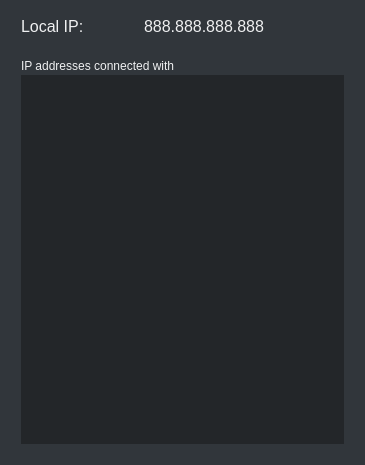
<?xml version="1.0" encoding="UTF-8"?>
<ui version="4.0">
 <class>Form</class>
 <widget class="QWidget" name="Form">
  <property name="geometry">
   <rect>
    <x>0</x>
    <y>0</y>
    <width>365</width>
    <height>465</height>
   </rect>
  </property>
  <property name="windowTitle">
   <string>EyeNet - IP Addresses</string>
  </property>
  <property name="windowIcon">
   <iconset>
    <normaloff>../resources/logo.png</normaloff>../resources/logo.png</iconset>
  </property>
  <property name="styleSheet">
   <string notr="true">QToolTip
 {
    border: none;
    background-color: #31363b;
    alternate-background-color: #3b4045;
    color: #eff0f1;
    padding: 1px;  /* we need to chnge this */
    opacity: 200;
 }
 
 QWidget
 {
     color: #eff0f1;
     background-color: #31363b;
     selection-background-color:#3daee9;
     selection-color: #eff0f1;
     outline: 0;
 }
 
 QWidget:item:hover
 {
     background-color: #3daee9;
     color: #eff0f1;
 }
 
 QWidget:item:selected
 {
     background-color: #3daee9;
 }
 
 QGroupBox::indicator
 {
     margin-left: 0.2ex;
 }
 
 QMenuBar
 {
     background-color: #31363b;
     color: #eff0f1;
 }
 
 QMenuBar::item
 {
     background: transparent;
 }
 
 QMenuBar::item:selected
 {
     background: transparent;
     border: none; 
 }
 
 QMenuBar::item:pressed
 {
     border: none;
     background-color: #3daee9;
     color: #eff0f1;
     margin-bottom: -0.1ex;  /* maybe we will change this */
     padding-bottom: 0.1ex;  /* this too */
 }
 
 QMenu
 {
     border: none;
     color: #eff0f1;
     margin: 0.2ex;  /* hmmmmmmmm */
 }
 
 QMenu::icon
 {
     margin: 0.5ex;
 }
 
 QMenu::item
 {
     padding: 0.5ex 3ex 0.5ex 3ex;
     margin-left: 0.5ex;
     border: none;
 }
 
 QMenu::item:selected
 {
     color: #eff0f1;
 }
 
 QMenu::separator
 {
     height: 0.2ex;
     background: lightblue;
     margin-left: 1ex;
     margin-right: 0.5ex;
 }
 
 QAbstractItemView
 {
     alternate-background-color: #31363b;
     color: #eff0f1;
     border: none;
     border-radius: 0.2ex;
 }
 
 QWidget:focus,
 QMenuBar:focus
 {
     border: none;
 }
 
 QTabWidget:focus,
 QCheckBox:focus,
 QRadioButton:focus,
 QSlider:focus
 {
     border: none;
 }
 
 QLineEdit
 {
     background-color: #232629; 
     padding: 0.5ex;
     border: none;
     border-radius: 0.2ex;
     color: #eff0f1;
 }
 

 QAbstractScrollArea
 {
     border-radius: 0.2ex;
     border: none;
     background-color: transparent;
 }
 
 QScrollBar:horizontal
 {
     height: 10px;
     margin: 0.3ex 1.5ex 0.3ex 1.5ex;
     border: none;
     border-radius: 4px;
     background-color: #2A2929;
 }
 
 QScrollBar::handle:horizontal
 {
     background-color: #3daee9;
     min-width: 60px;
     border-radius: 4px;
 }
 
 QScrollBar::add-line:horizontal
 {
     margin: 0px 0.3ex 0px 0.3ex;
     width: 1ex;
     height: 1ex;
     subcontrol-position: right;
     subcontrol-origin: margin;
 }
 
 QScrollBar::sub-line:horizontal
 {
     margin: 0ex 0.3ex 0ex 0.3ex;
     width: 1ex;
     height: 1ex;
     subcontrol-position: left;
     subcontrol-origin: margin;
 }
 
 QScrollBar::add-line:horizontal:hover,
 QScrollBar::add-line:horizontal:on
 {
     width: 1ex;
     height: 1ex;
     subcontrol-position: right;
     subcontrol-origin: margin;
 }
 
 
 QScrollBar::sub-line:horizontal:hover,
 QScrollBar::sub-line:horizontal:on
 {
     width: 1ex;
     height: 1ex;
     subcontrol-position: left;
     subcontrol-origin: margin;
 }
 
 QScrollBar::up-arrow:horizontal,
 QScrollBar::down-arrow:horizontal
 {
     background: none;
 }
 
 
 QScrollBar::add-page:horizontal,
 QScrollBar::sub-page:horizontal
 {
     background: none;
 }
 
 QScrollBar:vertical
 {
     background-color: #2A2929;
     width: 10px;
     margin: 1.5ex 0.3ex 1.5ex 0.3ex;
     border: none;
     border-radius: 4px;
 }
 
 QScrollBar::handle:vertical
 {
     background-color: #3daee9;
     min-height: 40px;
     border-radius: 4px;
 }
 
 QScrollBar::sub-line:vertical
 {
     margin: 0.3ex 0ex 0.3ex 0ex;
     height: 1ex;
     width: 1ex;
     subcontrol-position: top;
     subcontrol-origin: margin;
 }
 
 QScrollBar::add-line:vertical
 {
     margin: 0.3ex 0ex 0.3ex 0ex;
     height: 1ex;
     width: 1ex;
     subcontrol-position: bottom;
     subcontrol-origin: margin;
 }
 
 QScrollBar::sub-line:vertical:hover,
 QScrollBar::sub-line:vertical:on
 {
     height: 1ex;
     width: 1ex;
     subcontrol-position: top;
     subcontrol-origin: margin;
 }
 
 
 QScrollBar::add-line:vertical:hover,
 QScrollBar::add-line:vertical:on
 {
     height: 1ex;
     width: 1ex;
     subcontrol-position: bottom;
     subcontrol-origin: margin;
 }
 
 QScrollBar::up-arrow:vertical, QScrollBar::down-arrow:vertical
 {
     background: none;
 }
 
 
 QScrollBar::add-page:vertical, QScrollBar::sub-page:vertical
 {
     background: none;
 }
 
 QTextEdit
 {
     background-color: #232629;
     color: #eff0f1;
     border: none;
 }
 
 QPlainTextEdit
 {
     background-color: #232629;;
     color: #eff0f1;
     border-radius: 0.2ex;
     border: none;
 }
 
 /* #################################################################################*/
 QHeaderView::section
 {
     background-color: #76797c;
     color: #eff0f1;
     padding: 0.5ex;
     border: none;
 }
 
 QSizeGrip
 {
     width: 1.2ex;
     height: 1.2ex;
 }

 QToolBar
 {
     border: none;
     background: 0.1ex solid #31363b;
     font-weight: bold;
 }
 
 QToolBar::handle:horizontal
 {
     width : 1.6ex;
     height : 6.4ex;
 }
 
 QToolBar::handle:vertical
 {
     width : 5.4ex;
     height : 1ex;
 }
 
 QToolBar::separator:horizontal
 {
     width : 0.7ex;
     height : 6.3ex;
 }
 
 QToolBar::separator:vertical
 {
     width : 6.3ex;
     height : 0.7ex;
 }
 
 QPushButton
 {
    color: #eff0f1;
    background-color: qlineargradient(x1: 0.5, y1: 0.5 x2: 0.5, y2: 1, stop: 0 #3b4045, stop: 0.5 #31363b);
    border : none;
    padding : 0.5ex;
    border-radius : 0.2ex;
    outline : none;
 }
 
 QPushButton:disabled
 {  
    color: #eff0f1;
    background-color:transparent;
    padding : 0.5ex;
    border : none;
    border-radius : 0.2ex;
    outline : none; 
 }
 
 QPushButton:focus
 {
    color: white;
 }
 
 QPushButton:pressed
 {
     background-color: #31363b;
     padding-top: -1.5ex;
     padding-bottom: -1.7ex;
 }

 QPushButton:checked
 {
     background-color: #76797c;
 }
 
 QPushButton:hover
 {
     background-color: qlineargradient(x1: 0.5, y1: 0.5 x2: 0.5, y2: 1, stop: 0 #454a4f, stop: 0.5 #3b4045);
     color: #eff0f1;
 }
 
 QPushButton:checked:hover
 {
     background-color: qlineargradient(x1: 0.5, y1: 0.5 x2: 0.5, y2: 1, stop: 0 #808386, stop: 0.5 #76797c);
     color: #eff0f1;
 }
 
 QLineEdit:hover
 {
     border: none;  /* we wont change this i guess */
     color: #eff0f1;
 }
 
 QComboBox:hover:pressed,
 QPushButton:hover:pressed,
 QAbstractSpinBox:hover:pressed,
 QLineEdit:hover:pressed,
 QTextEdit:hover:pressed,
 QPlainTextEdit:hover:pressed,
 QAbstractView:hover:pressed,
 QTreeView:hover:pressed
 {
     background-color: #31363b; 
 }
 
 QAbstractSpinBox
 {
     padding: 0.5ex;
     border: none;
     background-color: #232629;
     color: #eff0f1;
     border-radius: 0.2ex;
     min-width: 7ex; /* change this */
 }
 
 QAbstractSpinBox:up-button
 {
     background-color: transparent;
     subcontrol-origin: border;
     subcontrol-position: center right;
 }
 
 QAbstractSpinBox:down-button
 {
     background-color: transparent;
     subcontrol-origin: border;
     subcontrol-position: center left;
 }
 
 QAbstractSpinBox::up-arrow,
 QAbstractSpinBox::up-arrow:disabled,
 QAbstractSpinBox::up-arrow:off
 {
     width: 0.9ex;
     height: 0.6ex;
 }
 
 QAbstractSpinBox::up-arrow:hover
 {
     width: 0.9ex;
     height: 0.6ex;
 }
 
 QAbstractSpinBox::down-arrow,
 QAbstractSpinBox::down-arrow:disabled,
 QAbstractSpinBox::down-arrow:off
 {
     width: 0.9ex;
     height: 0.6ex;
 }
 
 QAbstractSpinBox::down-arrow:hover
 {
     width: 0.9ex;
     height: 0.6ex;
 }
 
 /* BORDERS */
 QTabWidget::pane
 {
     padding: 0.5ex;
     margin: 0.1ex;
 }
 
 QTabWidget::pane:top
 {
     border: none;
     top: -0.1ex;
 }
 
 QTabWidget::pane:bottom
 {
     border: none;
     bottom: -0.1ex;
 }
 
 QTabWidget::pane:left
 {
     border: none;
     right: -0.1ex;
 }
 
 QTabWidget::pane:right
 {
     border: none;
     left: -0.1ex;
 }
 
 
 QTabBar
 {
     qproperty-drawBase: 0;
     left: 0.5ex; 
     border-radius: 0.3ex;
 }
 
 QTabBar::close-button
 {
     background: transparent;
 }
 
 QTabBar::close-button:hover
 {
     width: 1.2ex;
     height: 1.2ex;
     background: transparent;
 }
 
 QTabBar::close-button:pressed
 {
     width: 1.2ex;
     height: 1.2ex;
     background: transparent;
 }
 
 /* TOP TABS */
 QTabBar::tab:top
 {
     color: #eff0f1;
     border: none;
     background-color: #31363b;
     padding: 0.5ex;
     min-width: 50px;
 }
 
 QTabBar::tab:top:last,
 QTabBar::tab:top:only-one
 {
     color: #eff0f1;
     border:none;
     background-color: #31363b;
     padding: 0.5ex;
     min-width: 50px;
 }
 
 QTabBar::tab:top:!selected
 {
     color: #eff0f1;
     background-color: #54575B;
     border: none;
 }
 
 QTabBar::tab:top:first:!selected
 {
     color: #eff0f1;
     background-color: #54575B;
     border: none;
 }
 
 QTabBar::tab:top:!selected:hover
 {
     background-color: rgba(61, 173, 232, 0.2);
     border: none;
 }
 
 QTabBar::tab:top:!selected:first:hover
 {
     background-color: rgba(61, 173, 232, 0.2);
     border: none;
 }
 
 /* BOTTOM TABS */
 
 QTabBar::tab:bottom
 {
     color: #eff0f1;
     border: none;
     padding: 0.5ex;
     min-width: 50px;
 }
 
 QTabBar::tab:bottom:last,
 QTabBar::tab:bottom:only-one
 {
     color: #eff0f1;
     border: none;
     background-color: #31363b;
     padding: 0.5ex;
     min-width: 50px;
 }
 
 QTabBar::tab:bottom:!selected
 {
     color: #eff0f1;
     background-color: #54575B;
     border: none;
 }
 
 QTabBar::tab:bottom:first:!selected
 {
     color: #eff0f1;
     background-color: #54575B;
     border: none;
 }
 
 QTabBar::tab:bottom:!selected:hover
 {
     background-color: rgba(61, 173, 232, 0.2);
     border: none;
 }
 
 QTabBar::tab:bottom:!selected:first:hover
 {
     background-color: rgba(61, 173, 232, 0.2);
     border: none;
 }
 
 /* LEFT TABS */
 QTabBar::tab:left
 {
     color: #eff0f1;
     border: none;
     background-color: #31363b;
     padding: 0.5ex;
     min-height: 50px;
 }
 
 QTabBar::tab:left:last,
 QTabBar::tab:left:only-one
 {
     color: #eff0f1;
     border: none;
     background-color: #31363b;
     padding: 0.5ex;
     min-height: 50px;
 }
 
 QTabBar::tab:left:!selected
 {
     color: #eff0f1;
     background-color: #54575B;
     border:none;
 }
 
 QTabBar::tab:left:!selected:hover
 {
     background-color: rgba(61, 173, 232, 0.2);
     border:none;
 }
 
 QTabBar::tab:left:!selected:first:hover
 {
     background-color: rgba(61, 173, 232, 0.2);
     border: 0.1ex rgba(61, 173, 232, 0.2);
 }
 
 /* RIGHT TABS */
 QTabBar::tab:right
 {
     color: #eff0f1;
     border: none;
     background-color: #31363b;
     padding: 0.5ex;
     min-height: 50px;
 }
 
 QTabBar::tab:right:last,
 QTabBar::tab:right:only-one
 {
     color: #eff0f1;
     border: none;
     background-color: #31363b;
     padding: 0.5ex;
     min-height: 50px;
 }
 
 QTabBar::tab:right:!selected
 {
     color: #eff0f1;
     background-color: #54575B;
     border: none;
 }
 
 QTabBar::tab:right:!selected:hover
 {
     background-color: rgba(61, 173, 232, 0.2);
     border:none;
 }
 
 QTabBar::tab:right:!selected:first:hover
 {
     background-color: rgba(61, 173, 232, 0.2);
     border: none;
 }

 QDockWidget
 {
     background: #31363b;
     border: none;
 }
 
 QDockWidget::close-button,
 QDockWidget::float-button
 {
     border: 0.1ex solid transparent;
     border-radius: 0.2ex;
     background: transparent;
 }

 QTreeView,
 QListView
 {
     border: none;
     background-color: #232629;
 }
 
 QTableView::item,
 QListView::item,
 QTreeView::item
 {
     padding: 0.3ex;
 }
 
 QTableView::item:!selected:hover,
 QListView::item:!selected:hover,
 QTreeView::item:!selected:hover
 {
     background-color: rgba(61, 173, 232, 0.2);
     outline: 0;
     color: #eff0f1;
     padding: 0.3ex;
 }
 
 
 QSlider::groove:horizontal
 {
     border: none;
     height: 0.4ex;
     background: #565a5e;
     margin: 0ex;
     border-radius: 0.2ex;
 }
 
 QSlider::handle:horizontal
 {
     background: #232629;
     border: none;
     width: 1.6ex;
     height: 1.6ex;
     margin: -0.8ex 0;
     border-radius: 0.9ex;
 }
 
 QSlider::groove:vertical
 {
     border: none;
     width: 0.4ex;
     background: #565a5e;
     margin: 0ex;
     border-radius: 0.3ex;
 }
 
 QSlider::handle:vertical
 {
     background: #232629;
     border: none;
     width: 1.6ex;
     height: 1.6ex;
     margin: 0 -0.8ex;
     border-radius: 0.9ex;
 }
 
 QSlider::handle:horizontal:hover,
 QSlider::handle:horizontal:focus,
 QSlider::handle:vertical:hover,
 QSlider::handle:vertical:focus
 {
     border:none;
 }
 
 QSlider::sub-page:horizontal,
 QSlider::add-page:vertical
 {
     background: #3daee9;
     border-radius: 0.3ex;
 }
 
 QSlider::add-page:horizontal,
 QSlider::sub-page:vertical
 {
     background: #626568;
     border-radius: 0.3ex;
 }
 
 QToolButton
 {
     background-color: transparent;
     border: none;
     border-radius: 0.2ex;
     margin: 0.3ex;
     padding: 0.5ex;
 }
 
 QToolButton[popupMode=&quot;1&quot;]  /* only for MenuButtonPopup */
 {
     padding-right: 2ex; /* make way for the popup button */
 }
 
 QToolButton[popupMode=&quot;2&quot;]  /* only for InstantPopup */
 {
     padding-right: 1ex; /* make way for the popup button */
 }
 
 QToolButton:hover,
 QToolButton::menu-button:hover
 {
     background-color: transparent;
     border: none;
 }
 
 QToolButton:checked,
 QToolButton:pressed,
 QToolButton::menu-button:pressed
 {
     background-color: #3daee9;
     border: none;
     padding: 0.5ex;
 }
 
 QToolButton::menu-button
 {
     border:none;
     width: 1ex;
     padding: 0.5ex;
     outline: none;
 }
 
 QToolButton::menu-arrow:open
 {
     border: none;
 }
 
 QPushButton::menu-indicator
 {
     subcontrol-origin: padding;
     subcontrol-position: bottom right;
     left: 0.8ex;
 }
 
 QTableView
 {
     border: none;
     gridline-color: #31363b;
     background-color: #232629;
 }
 
 
 QTableView,
 QHeaderView
 {
     border-radius: 0px;
 }
 
 QTableView::item:pressed,
 QListView::item:pressed,
 QTreeView::item:pressed
 {
     background: #3daee9;
     color: #eff0f1;
 }
 
 QTableView::item:selected:active,
 QTreeView::item:selected:active,
 QListView::item:selected:active
 {
     background: #3daee9;
     color: #eff0f1;
 }
 
 QListView::item:selected:hover,
 QTreeView::item:selected:hover
 {
     background-color: #47b8f3;
     color: #eff0f1;
 }
 
 QHeaderView
 {
     background-color: #31363b;
     border: 0.1ex transparent;
     border-radius: 0px;
     margin: 0px;
     padding: 0px;
 
 }
 
 QHeaderView::section
 {
     background-color: #31363b;
     color: #eff0f1;
     padding: 0.5ex;
     border: none;
     border-radius: 0px;
     text-align: center;
 }
 
 QHeaderView::section::vertical::first,
 QHeaderView::section::vertical::only-one
 {
     border-top: 0.1ex solid #76797c;
 }
 
 QHeaderView::section::vertical
 {
     border-top: transparent;
 }
 
 QHeaderView::section::horizontal::first,
 QHeaderView::section::horizontal::only-one
 {
     border-left: 0.1ex solid #76797c;
 }
 
 QHeaderView::section::horizontal
 {
     border-left: transparent;
 }
 
 
 QHeaderView::section:checked
 {
     color: white;
     background-color: #334e5e;
 }


 QTableCornerButton::section
 {
     background-color: #31363b;
     border: none;
     border-radius: 0px;
 }
 
 QToolBox
 {
     padding: 0.5ex;
     border: none;
 }
 
 QToolBox:selected
 {
     background-color: #31363b;
     border-color: none;
 }
 
 QToolBox:hover
 {
     border-color: none;
 }
 
 QSplitter::handle
 {
     border: none;
 }
 
 QSplitter::handle:hover
 {
     background-color: #787876;
     border: none;
 }
 
 QSplitter::handle:horizontal
 {
     width: 0.1ex;
 }
 
 QSplitter::handle:vertical
 {
     height: 0.1ex;
 }
 
 QSpinBox
 {
     padding-right: 1.5ex;
 }
 
 QSpinBox::up-button
 {
     subcontrol-origin: content;
     subcontrol-position: right top;
     width: 1.6ex;
     border-width: 0.1ex;
 }
 
 QSpinBox::up-arrow
 {
     width: 0.9ex;
     height: 0.6ex;
 }
 
 QSpinBox::up-arrow:hover,
 QSpinBox::up-arrow:pressed
 {
     width: 0.9ex;
     height: 0.6ex;
 }
 
 QSpinBox::down-button
 {
     subcontrol-origin: content;
     subcontrol-position: right bottom;
     width: 1.6ex;
     border-width: 0.1ex;
 }
 
 QSpinBox::down-arrow
 {
     width: 0.9ex;
     height: 0.6ex;
 }
 
 QSpinBox::down-arrow:hover,
 QSpinBox::down-arrow:pressed
 {
     width: 0.9ex;
     height: 0.6ex;
 }</string>
  </property>
  <layout class="QVBoxLayout" name="verticalLayout">
   <item>
    <layout class="QHBoxLayout" name="horizontalLayout">
     <property name="leftMargin">
      <number>10</number>
     </property>
     <property name="topMargin">
      <number>0</number>
     </property>
     <property name="rightMargin">
      <number>10</number>
     </property>
     <item>
      <widget class="QLabel" name="localiptext">
       <property name="sizePolicy">
        <sizepolicy hsizetype="Fixed" vsizetype="Fixed">
         <horstretch>0</horstretch>
         <verstretch>0</verstretch>
        </sizepolicy>
       </property>
       <property name="minimumSize">
        <size>
         <width>0</width>
         <height>30</height>
        </size>
       </property>
       <property name="maximumSize">
        <size>
         <width>16777215</width>
         <height>30</height>
        </size>
       </property>
       <property name="font">
        <font>
         <pointsize>12</pointsize>
        </font>
       </property>
       <property name="text">
        <string>Local IP:</string>
       </property>
      </widget>
     </item>
     <item>
      <spacer name="horizontalSpacer_2">
       <property name="orientation">
        <enum>Qt::Horizontal</enum>
       </property>
       <property name="sizeHint" stdset="0">
        <size>
         <width>40</width>
         <height>20</height>
        </size>
       </property>
      </spacer>
     </item>
     <item>
      <widget class="QLabel" name="localIP">
       <property name="sizePolicy">
        <sizepolicy hsizetype="Fixed" vsizetype="Fixed">
         <horstretch>0</horstretch>
         <verstretch>0</verstretch>
        </sizepolicy>
       </property>
       <property name="minimumSize">
        <size>
         <width>200</width>
         <height>30</height>
        </size>
       </property>
       <property name="maximumSize">
        <size>
         <width>200</width>
         <height>16777215</height>
        </size>
       </property>
       <property name="font">
        <font>
         <pointsize>12</pointsize>
        </font>
       </property>
       <property name="text">
        <string>888.888.888.888</string>
       </property>
      </widget>
     </item>
    </layout>
   </item>
   <item>
    <layout class="QHBoxLayout" name="horizontalLayout_2">
     <property name="leftMargin">
      <number>10</number>
     </property>
     <property name="topMargin">
      <number>10</number>
     </property>
     <property name="rightMargin">
      <number>10</number>
     </property>
     <property name="bottomMargin">
      <number>10</number>
     </property>
     <item>
      <widget class="QTreeWidget" name="ipsTree">
       <property name="minimumSize">
        <size>
         <width>0</width>
         <height>200</height>
        </size>
       </property>
       <property name="maximumSize">
        <size>
         <width>16777215</width>
         <height>16777215</height>
        </size>
       </property>
       <property name="font">
        <font>
         <pointsize>12</pointsize>
        </font>
       </property>
       <column>
        <property name="text">
         <string>IP addresses connected with</string>
        </property>
       </column>
      </widget>
     </item>
    </layout>
   </item>
  </layout>
 </widget>
 <resources/>
 <connections/>
</ui>
